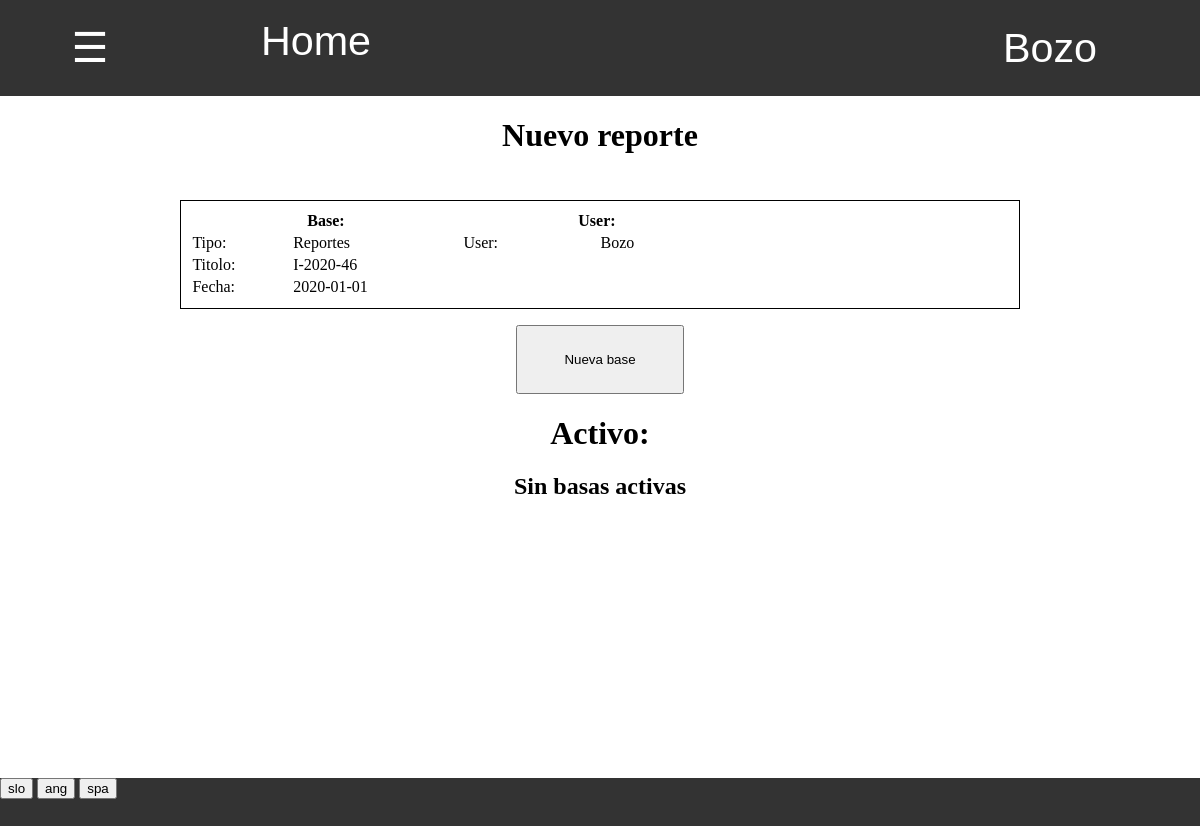
Page /zaloga/inventura/ (signed in) on the earlier database version.
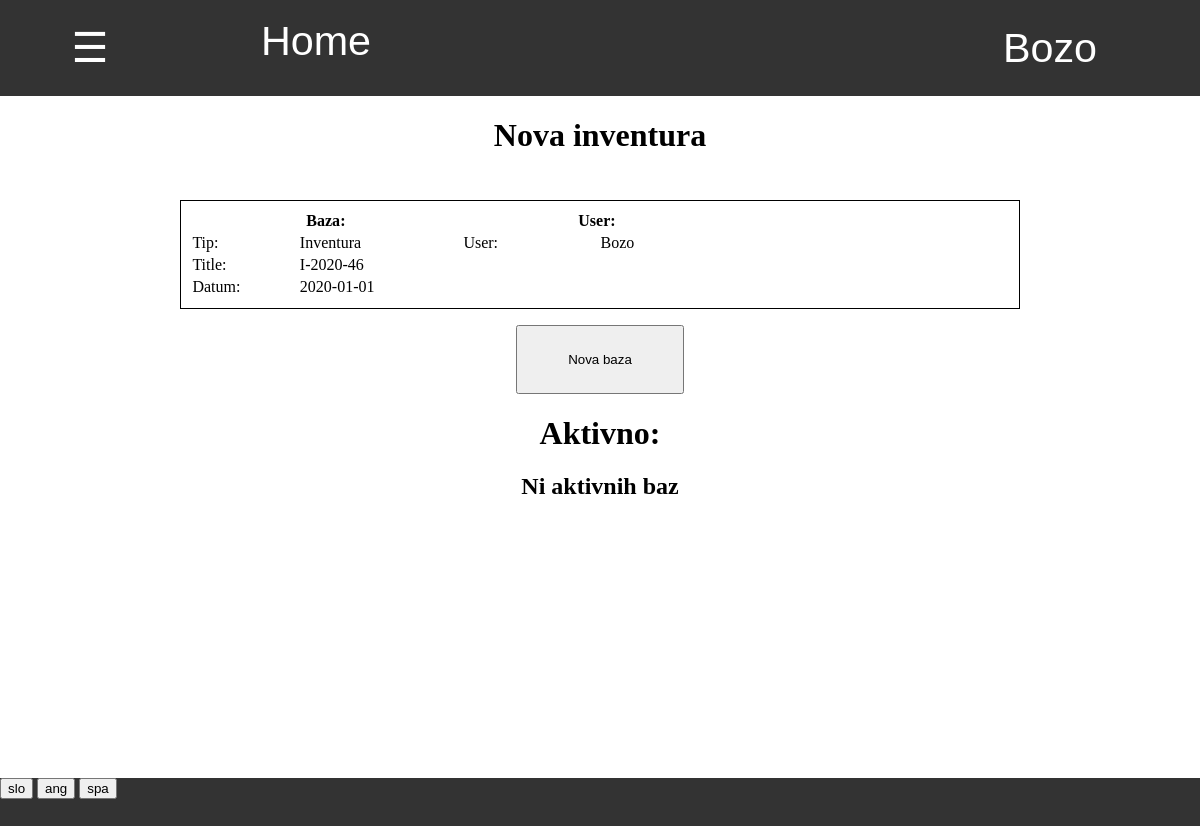
Same page on the later database version.
### program/models.py (models this page shows)
class Profil(models.Model):
    user = models.OneToOneField(User,on_delete=models.CASCADE)
    jezik =  models.CharField(default="spa",max_length=3, choices=JEZIKI)

### zaloga/views.py (the view)
# urls.py: path('', views.baze , name='baze'),
@login_required
def baze(request, tip_baze):
    if request.method == "GET":
        baze = Baza.objects.filter(tip=tip_baze,status='aktivno')
        stranke = Stranka.objects.all().order_by('stevilo_kupljenih').values('pk','naziv')
        return pokazi_stran(request, 'zaloga/aktivne_baze.html', {'tip': tip_baze, 'baze':baze,'stranke':stranke})

### program/models.py (called while the page is built)
    def naslednja_inventura(self,delaj=False):
        if delaj:
            self.stevilo_inventur += 1
            self.save()
            return 'I-2020-' + str(self.stevilo_inventur)
        else:
            return 'I-2020-' + str(self.stevilo_inventur + 1)

    @property
    def vrni_jezike(self):
        return JEZIKI

### zaloga/models.py (called while the page is built)
    @property
    def danes(self):
        return datetime.today().strftime('%Y-%m-%d')

### zaloga/templatetags/zaloga_exstras.py (called while the page is built)
@register.filter
def keyvalue(dict, key):
    return dict[key]

### zaloga/views.py (called while the page is built)
def vrni_slovar(request):
    with open('slovar.json') as dat:
        slovar = json.load(dat)
    return slovar

def pokazi_stran(request, html, baze={}):
    slovar = {'prodaja':prodaja, 'zaloga':zaloga,'program':program,'slovar':vrni_slovar(request),'jezik':request.user.profil.jezik}
    slovar.update(baze)
    return render(request, html, slovar)

### zaloga/templates/zaloga/aktivne_baze.html (shortened to what this page needs)
{% extends 'program/base.html' %}
{% load zaloga_exstras %}
{% block content %}
<h1>
{% if tip == "prevzem" %}
    {{slovar|keyvalue:'Nov prevzem'|keyvalue:jezik}}
{% elif tip == "odpis" %}
    {{slovar|keyvalue:'Nov odpis'|keyvalue:jezik}}
{% elif tip == "inventura" %}
    {{slovar|keyvalue:'Nova inventura'|keyvalue:jezik}}
{% elif tip == "vele_prodaja" %}
    {{slovar|keyvalue:'Nova vele prodaja'|keyvalue:jezik}}
{% endif %}
</h1>
<div class="okno">
    {% if tip == "prevzem" %}
        <table style="padding:1%;border:1px solid black"class="tabela_podatkov">
            <tr>
                <th width="33%" colspan="2"> {{slovar|keyvalue:'Prevzem'|keyvalue:jezik}}:</th>
                <th width="42%" colspan="2">{{slovar|keyvalue:'Kontejner'|keyvalue:jezik}}:</th>
                <th width="25%" colspan="2"> User: </th>
            </tr>
            <tr>
                <td> {{slovar|keyvalue:'Tip'|keyvalue:jezik}}: </td>
                <td> {{slovar|keyvalue:'Prevzem'|keyvalue:jezik}} </td>
                <td> {{slovar|keyvalue:'Stevilka'|keyvalue:jezik}} </td>
                <td> <input form="nova_baza" name="stevilka" type="text" required autocomplete="off"> </td>
                <td> User: </td>
                <td> {{user.username}} </td>
            </tr>
            <tr>
                <td> {{slovar|keyvalue:'Title'|keyvalue:jezik}}: </td>
                <td> {{program.naslednji_prevzem}} </td>
                <td> {{slovar|keyvalue:'Izvor'|keyvalue:jezik}}: </td>
                <td>
                    <select form="nova_baza" name="drzava">
                        {% for drzava in zaloga.drzave %}
                            <option value="{{drzava.0}}"> {{drzava.1}} </option>
                        {% endfor %}
                    </select>
                </td>
            </tr>
            <tr>
                <td> {{slovar|keyvalue:'Datum'|keyvalue:jezik}}: </td>
                <td> {{zaloga.danes}} </td>
                <td> {{slovar|keyvalue:'Posiljatelj'|keyvalue:jezik}}: </td>
                <td>
                    <select form="nova_baza" name="posiljatelj">
                        {% for posiljatelj in zaloga.posiljatelji %}
                            <option value="{{posiljatelj.0}}"> {{posiljatelj.1}} </option>
                        {% endfor %}
                    </select>
                </td>
            </tr>
        </table>
    {% else %}
        <table style="padding:1%;border:1px solid black"class="tabela_podatkov">
            <tr>
                <th width="33%" colspan="2">
                    {{slovar|keyvalue:'Baza'|keyvalue:jezik}}:
                </th>
                <th width="33%" colspan="2">User:</th>
                <th></th>
            </tr>
            <tr>
                <td> {{slovar|keyvalue:'Tip'|keyvalue:jezik}}: </td>
                <td>
                {% if tip == "odpis" %}
                    {{slovar|keyvalue:'Odpis'|keyvalue:jezik}}
                {% elif tip == "inventura" %}
                    {{slovar|keyvalue:'Inventura'|keyvalue:jezik}}
                {% endif %}
                </td>
                <td> User: </td>
                <td> {{user.username}} </td>
            </tr>
            <tr>
                <td> {{slovar|keyvalue:'Title'|keyvalue:jezik}}: </td>
                <td>
                {% if tip == "odpis" %}
                    {{program.naslednji_odpis}}
                {% elif tip == "inventura" %}
                    {{program.naslednja_inventura}}
                {% endif %}
                </td>
            </tr>
            <tr>
                <td> {{slovar|keyvalue:'Datum'|keyvalue:jezik}}: </td>
                <td> {{zaloga.danes}} </td>
            </tr>
        </table>
    {% endif %}
    <form id="nova_baza" action="{% url 'nova_baza' tip %}" method="POST">
        <input type="submit" value="{{slovar|keyvalue:'Nova baza'|keyvalue:jezik}}">
    </form>
</div>
<h1>
    {{slovar|keyvalue:'Aktivno'|keyvalue:jezik}}:
</h1>
{% if baze.count == 0 %}
    <h2>
        {{slovar|keyvalue:'Ni aktivnih baz'|keyvalue:jezik}}
    </h2>
{% endif %}
{% endblock %}

Differences in the rows shown:
changed Profil: jezik "Nuevo reporte" → "Nova inventura"; jezik "Base" → "Baza"; jezik "Tipo" → "Tip"; jezik "Reportes" → "Inventura"; jezik "Titolo" → "Title"; jezik "Fecha" → "Datum"; jezik "Nueva base" → "Nova baza"; jezik "Activo" → "Aktivno"; jezik "Sin basas activas" → "Ni aktivnih baz"
